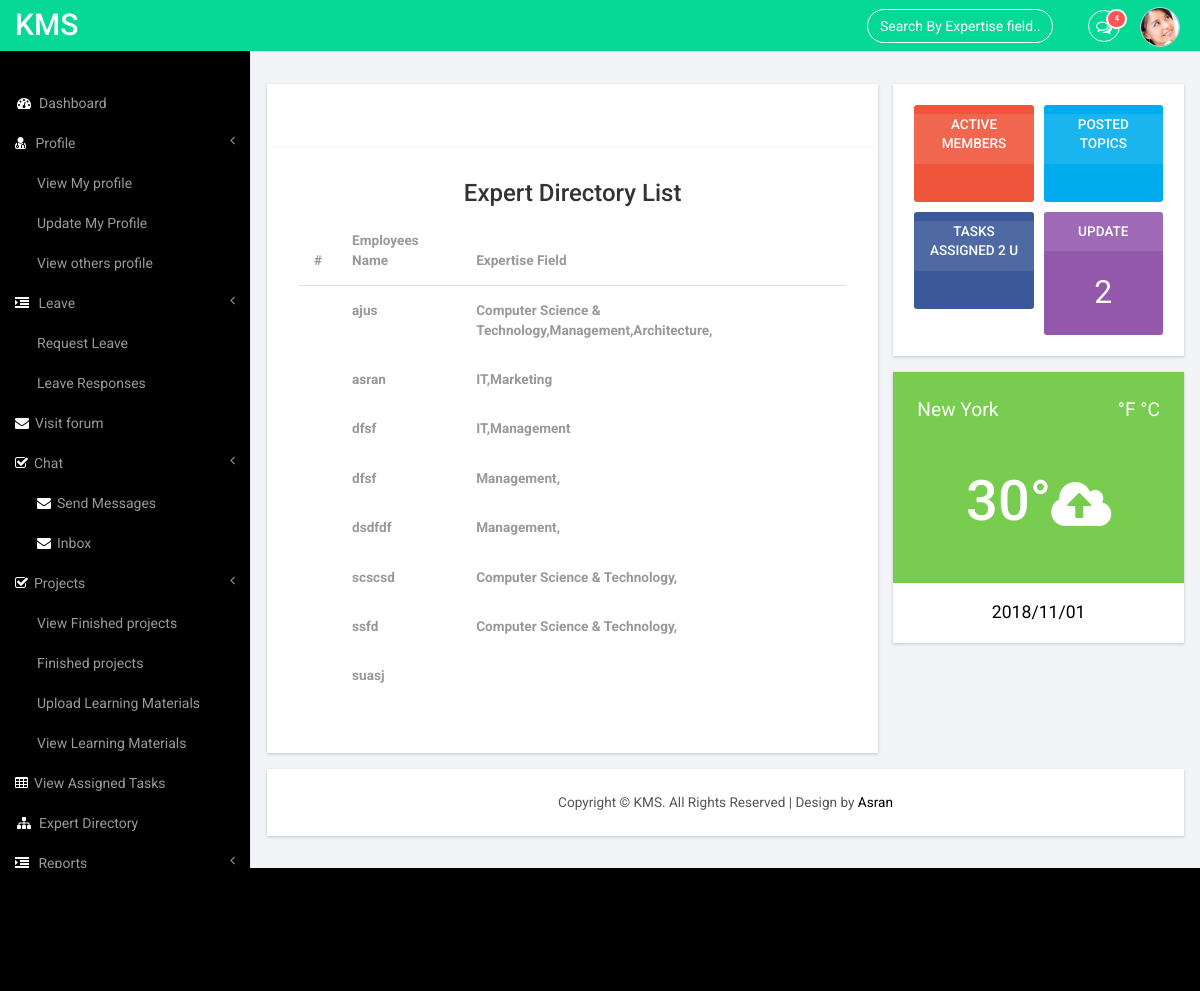
/user/Expert_directry.php (signed in), run on the app's committed database.
### tables this page shows
CREATE TABLE IF NOT EXISTS `users` (
  `uid` int(11) NOT NULL AUTO_INCREMENT,
  `username` varchar(255) NOT NULL,
  `email` varchar(255) NOT NULL,
  `password` varchar(255) NOT NULL,
  `NIC` bigint(11) NOT NULL,
  `pro_image` varchar(255) NOT NULL,
  `contactno` bigint(11) NOT NULL,
  `role` varchar(255) NOT NULL,
  `expert` varchar(255) NOT NULL,
  `leave_no` int(11) NOT NULL,
  PRIMARY KEY (`uid`),
  UNIQUE KEY `username` (`username`,`email`)
);

### user/Expert_directry.php (the view, shortened to what this page needs)
<!DOCTYPE HTML>
<html>
<head>
<link href="css/bootstrap.min.css" rel='stylesheet' type='text/css' />
<link href="css/style.css" rel='stylesheet' type='text/css' />
<link href="css/lines.css" rel='stylesheet' type='text/css' />
<link href="css/font-awesome.css" rel="stylesheet">
<link href="css/custom.css" rel="stylesheet">
</head>
<body>
<div id="wrapper">
        <nav class="top1 navbar navbar-default navbar-static-top" role="navigation" style="margin-bottom: 0">
            <div class="navbar-header">
                <a class="navbar-brand" href="../index2.php">KMS</a>
            </div>
            <ul class="nav navbar-nav navbar-right">
				<li class="dropdown">
	        		<a href="#" class="dropdown-toggle" data-toggle="dropdown" aria-expanded="false"><i class="fa fa-comments-o"></i><span class="badge">4</span></a>
	      		</li>
			    <li class="dropdown">
	        		<a href="#" class="dropdown-toggle avatar" data-toggle="dropdown"><img src="images/1.png"><span class="badge"><?php echo $_SESSION['task'] ?></span></a>
	      		</li>
			</ul>
			<form class="navbar-form navbar-right">
              <input type="text" class="form-control" name="expert" id="expert" value="Search By Expertise field....." onfocus="this.value = '';" onblur="if (this.value == '') {this.value = 'Search By Expertise field.....';}">
            </form>
      <div class="navbar-default sidebar" role="navigation">
                <div class="sidebar-nav navbar-collapse">
                    <ul class="nav" id="side-menu">
                        <li>
                            <a href="index.php"><i class="fa fa-dashboard fa-fw nav_icon"></i>Dashboard</a>
                        </li>
                        <li>
                            <a href="#"><i class="fa fa-user-md nav_icon"></i> Profile<span class="fa arrow"></span></a>
							<ul class="nav nav-second-level">
                                <li>
                                    <a href="user_profile.php">View My profile</a>
                                </li>
                                <li>
                                    <a href="user_profile_update.php">Update My Profile</a>
                                </li>
								<li>
                                    <a href="view_other_profile.php">View others profile</a>
                                </li>
                            </ul>
                        </li>
                        <li>
                            <a href="#"><i class="fa fa-indent nav_icon"></i> Leave<span class="fa arrow"></span></a>
                            <ul class="nav nav-second-level">
                                <li>
                                    <a href="request_leave.php">Request Leave </a>
                                </li>
                                <li>
                                    <a href="leave_response.php">Leave Responses</a>
                                </li>
                            </ul>
                        </li>
                        <li>
                            <a href="forum_home.php"><i class="fa fa-envelope nav_icon"></i>Visit forum</a>
                        </li>
						 <li>
						  <a href="#"><i class="fa fa-check-square-o nav_icon"></i>Chat<span class="fa arrow"></span></a>
						   <ul class="nav nav-second-level">
						    <li>
                            <a href="send_message.php"><i class="fa fa-envelope nav_icon"></i>Send Messages</a>
                        </li>
						 <li>
                            <a href="inbox.php"><i class="fa fa-envelope nav_icon"></i>Inbox</a>
                        </li>
						    </ul>
							</li>
                        <li>
                            <a href="#"><i class="fa fa-check-square-o nav_icon"></i>Projects<span class="fa arrow"></span></a>
                            <ul class="nav nav-second-level">
								<li>
                                    <a href="view_finished_pro.php">View Finished projects</a>
                                </li>
                                <li>
                                    <a href="finished_pro.php">Finished projects</a>
                                </li>
                                <li>
                                    <a href="upload_learn.php">Upload Learning Materials</a>
                                </li>
								 <li>
                                    <a href="view_learn.php">View Learning Materials</a>
                                </li>
                            </ul>
                        </li>
                        <li>
                            <a href="assign_tasks.php"><i class="fa fa-table nav_icon"></i>View Assigned Tasks</a>
                        </li>
						     <li>
                            <a href="Expert_directry.php"><i class="fa fa-sitemap fa-fw nav_icon"></i>Expert Directory</a>
                        </li>
						 <li>
                            <a href="#"><i class="fa fa-indent nav_icon"></i> Reports<span class="fa arrow"></span></a>
                            <ul class="nav nav-second-level">
                                <li>
                                    <a href="piechart.php">Leave Report</a>
                                </li>
                                <li>
                                    <a href="performance.php">Performance Report</a>
                                </li>
                            </ul>
                        </li>
                    </ul>
                </div>
            </div>
        </nav>
        <div id="page-wrapper">
        <div class="graphs">
    <div class="content_bottom">
     <div class="col-md-8 span_3">
	<div class="bs-example1" id="result" data-example-id="contextual-table">
	  </div>
		  <div class="bs-example1" data-example-id="contextual-table">
		  <h3 class="text-center">Expert Directory List</h3>
		    <table class="table">
		      <thead>
		        <tr>
		          <th>#</th>
		          <th>Employees Name</th>
		          <th>Expertise Field</th>
		          <th></th>
		        </tr>
		      </thead>
		      <tbody>
 <?php
	$user1=	$_SESSION['user'];
	$query="select * from users where username!='$user1' and role='employee'";
	$result=mysql_query($query) or die("query failed <br><b>".mysql_error);
	while($row=mysql_fetch_array($result))
	{
		 echo "<tr><span id=venue2><th>","<th>",$row['username'],"<th>",
				$row['expert'],
				"</tr>";
}?>
		      </tbody>
		    </table>
		   </div>
	   </div>
	   <div class="col-md-4 span_4">
		 <div class="col_2">
		  <div class="box_1">
		   <div class="col-md-6 col_1_of_2 span_1_of_2">
             <a class="tiles_info">
			    <div class="tiles-head red1">
			        <div class="text-center">Active Members</div>
			    </div>
			    <div class="tiles-body red"><?php echo $_SESSION['mem'] ?></div>
			 </a>
		   </div>
		      <div class="col-md-6 col_1_of_2 span_1_of_2">
              <a class="tiles_info tiles_blue">
			    <div class="tiles-head tw1">
			        <div class="text-center">Posted Topics</div>
			    </div>
			    <div class="tiles-body tw2"><?php echo $_SESSION['post'] ?></div>
			  </a>
		   </div>
		   <div class="clearfix"> </div>
		 </div>
		 <div class="box_1">
		   <div class="col-md-6 col_1_of_2 span_1_of_2">
             <a class="tiles_info">
			    <div class="tiles-head fb1">
			        <div class="text-center">Tasks Assigned 2 U </div>
			    </div>
			    <div class="tiles-body fb2"><?php echo $_SESSION['task'] ?></div>
			 </a>
		   </div>
		    <div class="col-md-6 col_1_of_2 span_1_of_2">
              <a class="tiles_info tiles_blue">
			    <div class="tiles-head tiles_blue1">
			        <div class="text-center">Update</div>
			    </div>
			    <div class="tiles-body blue1">2</div>
			  </a>
		   </div>
		   <div class="clearfix"> </div>
		   </div>
		  </div>
		  <div class="cloud">
			<div class="grid-date">
				<div class="date">
					<p class="date-in">New York</p>
					<span class="date-on">°F °C </span>
					<div class="clearfix"> </div>
				</div>
				<h4>30°<i class="fa fa-cloud-upload"> </i></h4>
			</div>
			<p class="monday"><?php echo date("Y/m/d ");?></p>
		  </div>
		</div>
	    </div>
		<div class="copy">
            <p>Copyright &copy; KMS. All Rights Reserved | Design by <a href="#">Asran</a> </p>
	    </div>
		</div>
       </div>
   </div>
</body>
</html>

### user/css/custom.css (style rules this page uses)
#wrapper { width: 100%; }
#page-wrapper { min-height: 568px; background-color: #fff; }
@media (min-width:768px) { #page-wrapper { position: inherit; margin: 0 0 0 250px; border-left: 1px solid #e7e7e7; } }
.sidebar .sidebar-nav.navbar-collapse { padding-right: 0; padding-left: 0; }
.sidebar .arrow { float: right; }
.sidebar .fa.arrow:before { content: "\f104"; }
.sidebar .nav-second-level li, .sidebar .nav-third-level li { border-bottom: 0!important; }
.sidebar .nav-second-level li a { padding-left: 37px; }
@media (min-width:768px) { .sidebar { z-index: 1; position: absolute; width: 250px; margin-top: 51px; } }

### data on the page
users: username "ajus", expert "Computer Science & Technology,Management,Architecture,"
users: username "asran", expert "IT,Marketing"
users: username "dfsf", expert "IT,Management"
users: username "dfsf", expert "Management,"
users: username "dsdfdf", expert "Management,"
users: username "scscsd", expert "Computer Science & Technology,"
users: username "ssfd", expert "Computer Science & Technology,"
users: username "suasj"
